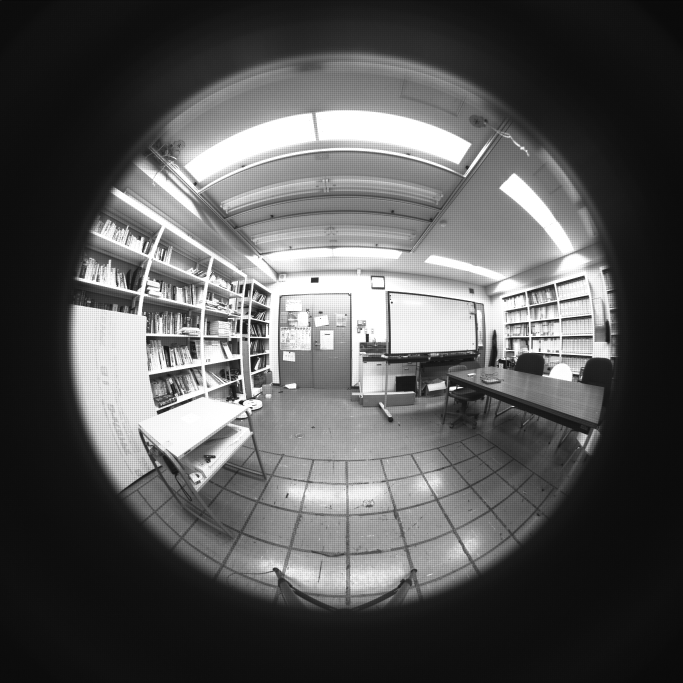
//> input picture CmnIP/data/13510272-2014-11-30-162454.png, 2048 x 2048 px (shown at 1/3 size)
$ ./sample_transform_fisheye2HammerAitoff   (built with g++ and OpenCV 4)
//> lines starting //> are read from the running program, lines starting //| are printed output that depends on the picture
// [21 lines of licence text are left out]

#include <opencv2/core/core.hpp>
#include <opencv2/highgui/highgui.hpp>

#include "transform/inc/transform/transform_headers.hpp"
//#include "ts.hpp"


/** @WARNING IT CAUSES A CRASH!
             Copied just for backup
*/
class HammerAitoffSample
{
public:

	// Perform some Hammer-Aitoff transformation
	// [75 lines left out: function test, not called in this run]

private:

	/** @brief Given 2 fish eye images, it compose a single image with the
	images side by side.

	Given 2 fish eye images, it compose a single image with the images side by
	side. The output image is used as demo for the processing and create a
	perspective view.
	*/
	// [15 lines left out: function combine2fishimages, not called in this run]

	/** @brief Given an image with 2 fish eyes image, extract the images and
	remove borders if necessary
	*/
	// [29 lines left out: function ExtractCore, not called in this run]

	/** @brief Combine Hammer Atoff visualization
	*/
	// [23 lines left out: function combineHA, not called in this run]


};


namespace
{

/** @brief Test the fisheye to perspective transformation.
*/
void test(int argc, char *argv[])
{
//> called with argc = 1
	cv::Mat m0 = cv::imread("..\\..\\data\\13510272-2014-11-30-162454.png");
//> m0 is the input picture: 2048 rows x 2048 cols, CV_8UC3; min 4, max 255, mean 87.3
	cv::Mat m1 = cv::imread("..\\..\\data\\13510272-2014-12-02-173029.png");
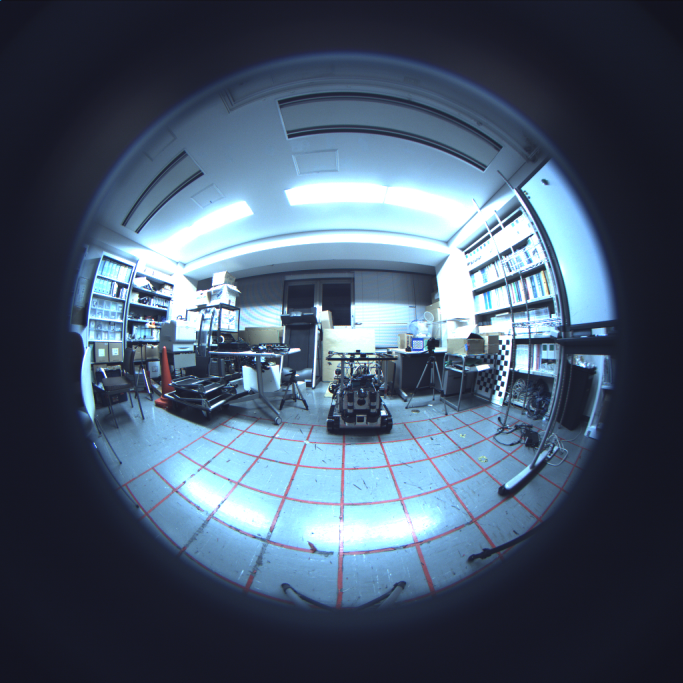
//> input picture CmnIP/data/13510272-2014-12-02-173029.png, 2048 x 2048 px (shown at 1/3 size)
//> m1 is the input picture: 2048 rows x 2048 cols, CV_8UC3; mean B, G, R 109.7, 90.4, 73.5
	// Get the info from image 0
	cv::Rect r(210, 190, 1840 - 210, 1840 - 210);
	m0 = m0(r);
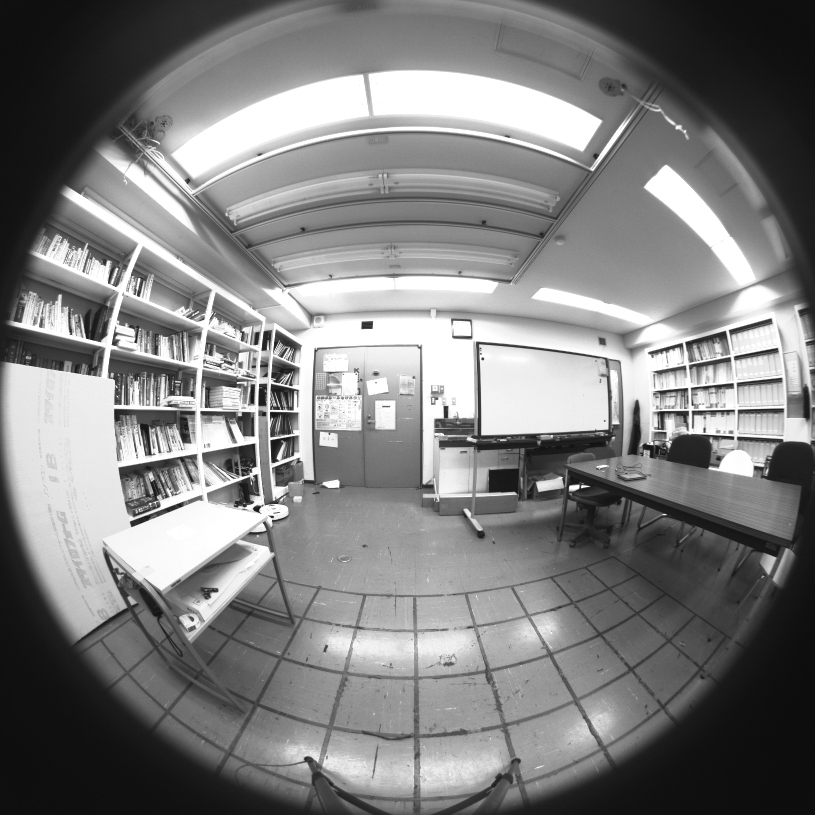
//> m0: 1630 rows x 1630 cols, CV_8UC3 (shown at 1/2 size); min 10, max 255, mean 127.1
	m1 = m1(r);
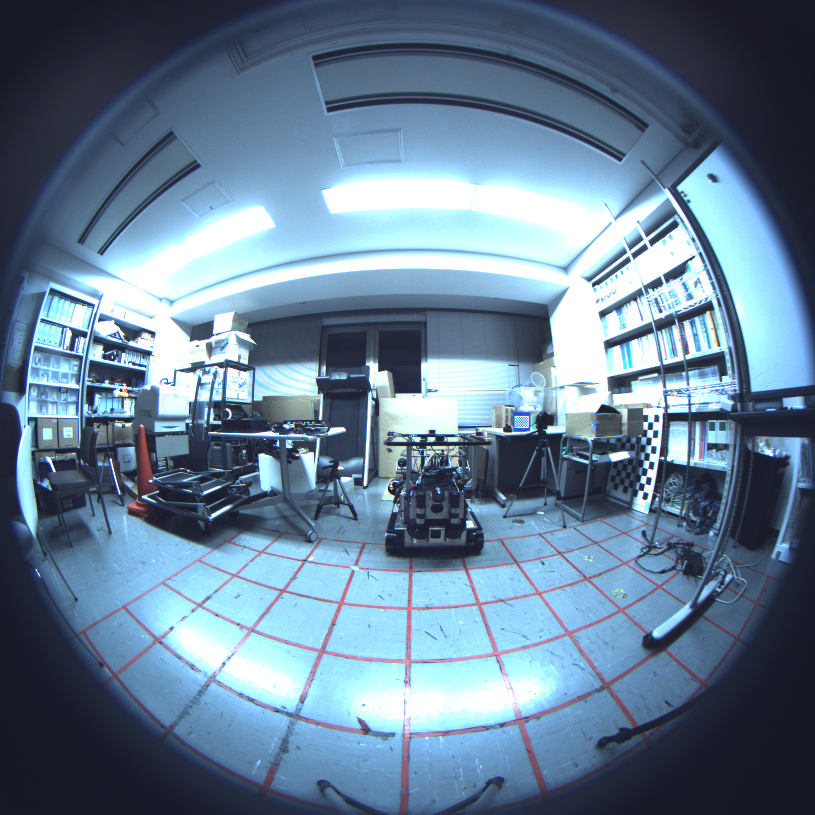
//> m1: 1630 rows x 1630 cols, CV_8UC3 (shown at 1/2 size); mean B, G, R 150.2, 127.6, 102.3
	cv::imshow("src0", m0);
	float radius_out0 = 774.99459, radius_out1 = 774.99459;
	float rdiff = ((std::min)(m0.cols / 2, m0.rows / 2) - radius_out0) / 2;
//> rdiff = 20
	m0 = m0(cv::Rect(rdiff, rdiff, m0.cols - rdiff * 2, m0.rows - rdiff * 2));
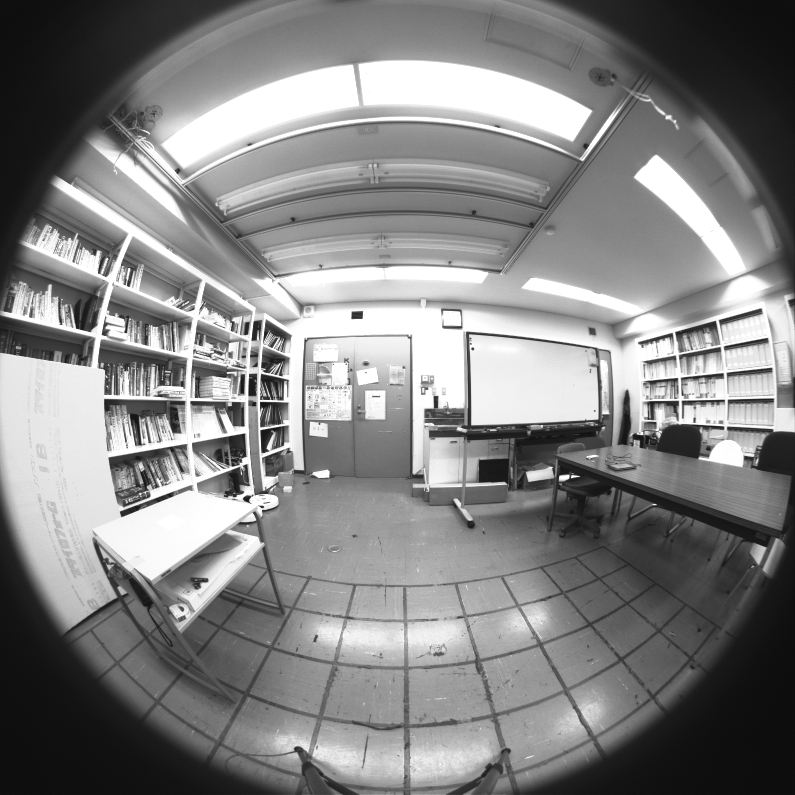
//> m0: 1589 rows x 1589 cols, CV_8UC3 (shown at 1/2 size); min 10, max 255, mean 131.5
	m1 = m1(cv::Rect(rdiff, rdiff, m0.cols - rdiff * 2, m0.rows - rdiff * 2));
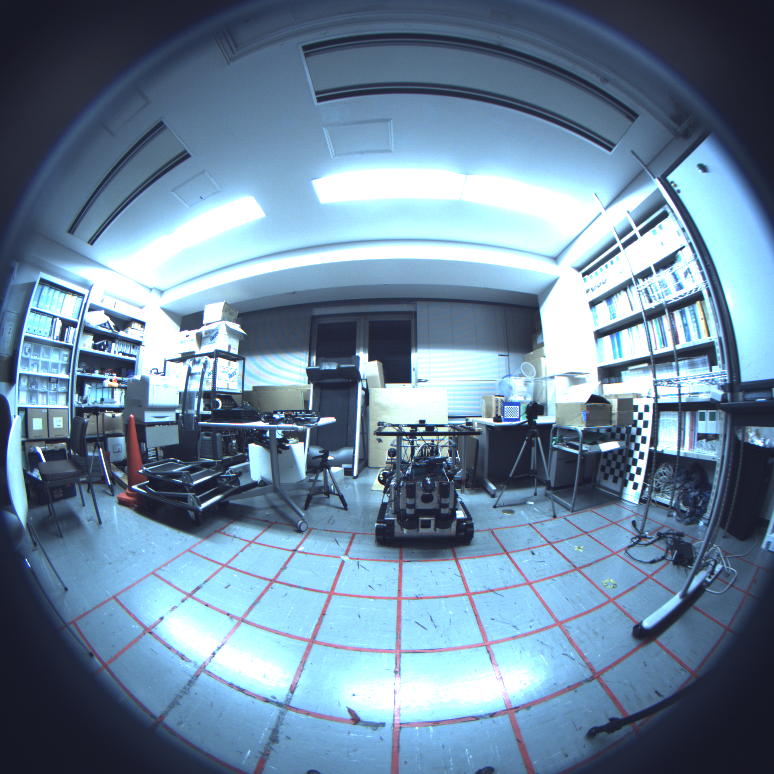
//> m1: 1548 rows x 1548 cols, CV_8UC3 (shown at 1/2 size); mean B, G, R 158.9, 136.1, 109.2
	cv::imshow("m0", m0);
	cv::imshow("m1", m1);

	cv::Mat mapx, mapy;
//> (the run ends here: the program needs code that is not available in this run, at `CmnIP::transform::FishEye2HammerAitoff::HammerAitoff2Map(m0, mapx, map..`)
